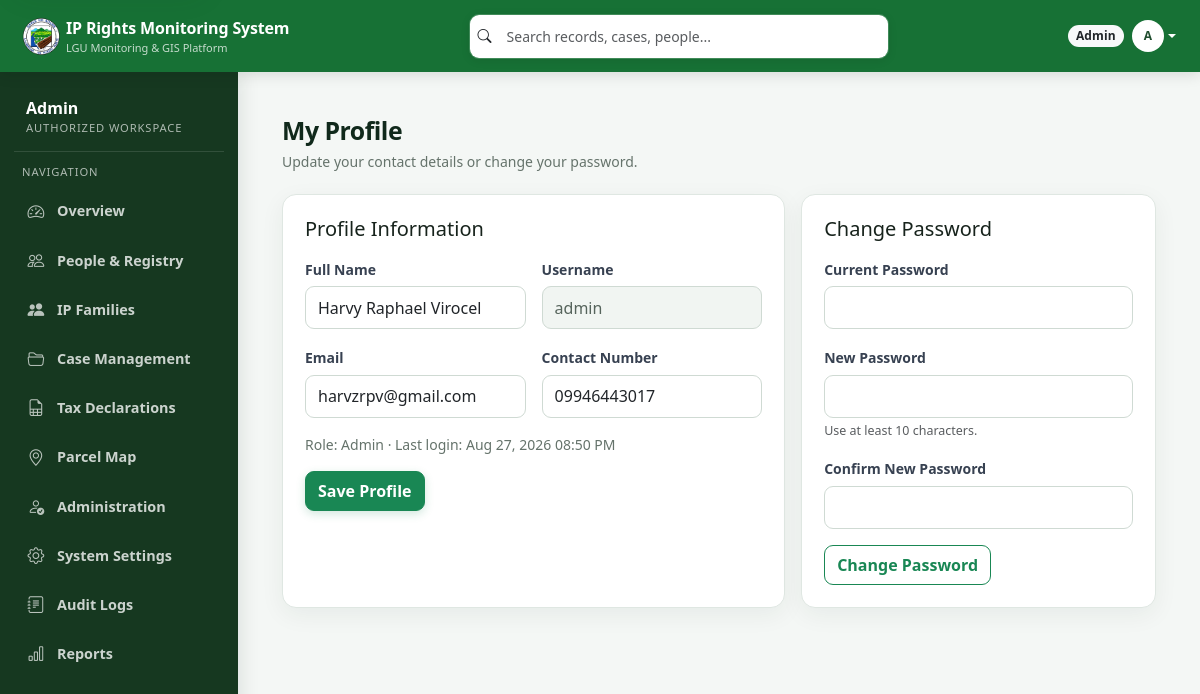
The page /auth/profile.php (signed in) on the database its author committed.
### tables this page shows
CREATE TABLE `users` (
  `id` int(11) NOT NULL,
  `username` varchar(100) NOT NULL,
  `email` varchar(150) DEFAULT NULL,
  `password` varchar(255) NOT NULL,
  `role` enum('admin','tribe_leader','assessor','staff','tribe_rep') NOT NULL,
  `full_name` varchar(150) DEFAULT NULL,
  `contact_number` varchar(30) DEFAULT NULL,
  `status` enum('active','inactive','suspended') DEFAULT 'active',
  `last_login` datetime DEFAULT NULL,
  `created_at` timestamp NOT NULL DEFAULT current_timestamp(),
  `updated_at` timestamp NOT NULL DEFAULT current_timestamp() ON UPDATE current_timestamp()
);

### includes/security.php (called while the page is built, shortened)
<?php
function e($value): string
{
    return htmlspecialchars((string) $value, ENT_QUOTES | ENT_SUBSTITUTE, 'UTF-8');
}

### auth/profile.php (the view, shortened to what this page needs)
<?php
require '../includes/header.php';
require '../includes/db.php';
$userId = (int) $_SESSION['user_id'];
$stmt = $conn->prepare('SELECT username, email, full_name, contact_number, role, last_login FROM users WHERE id = ?');
$stmt->bind_param('i', $userId);
$stmt->execute();
$user = $stmt->get_result()->fetch_assoc();
?>
<main class="main-no-right">
    <div class="page-heading">
        <div><h4>My Profile</h4><p>Update your contact details or change your password.</p></div>
    </div>
    <div class="row g-3">
        <section class="col-lg-7">
            <form class="card-box h-100" method="post" action="../processes/account_update.php">
                <h5 class="mb-3">Profile Information</h5>
                <div class="row g-3">
                    <div class="col-md-6"><label class="form-label" for="profileName">Full Name</label><input id="profileName" class="form-control" name="full_name" value="<?= e($user['full_name']) ?>" maxlength="150" required></div>
                    <div class="col-md-6"><label class="form-label" for="profileUsername">Username</label><input id="profileUsername" class="form-control" value="<?= e($user['username']) ?>" readonly></div>
                    <div class="col-md-6"><label class="form-label" for="profileEmail">Email</label><input id="profileEmail" type="email" class="form-control" name="email" value="<?= e($user['email']) ?>" maxlength="150" required></div>
                    <div class="col-md-6"><label class="form-label" for="profileContact">Contact Number</label><input id="profileContact" class="form-control" name="contact_number" value="<?= e($user['contact_number']) ?>" maxlength="30"></div>
                    <div class="col-12 small text-muted">Role: <?= e(ucwords(str_replace('_', ' ', $user['role']))) ?><?php if ($user['last_login']): ?> · Last login: <?= e(date('M d, Y h:i A', strtotime($user['last_login']))) ?><?php endif; ?></div>
                </div>
                <button class="btn btn-success mt-3" name="update_profile" value="1">Save Profile</button>
            </form>
        </section>
        <section class="col-lg-5">
            <form class="card-box h-100" method="post" action="../processes/account_update.php">
                <h5 class="mb-3">Change Password</h5>
                <label class="form-label" for="currentPassword">Current Password</label><input id="currentPassword" type="password" class="form-control mb-3" name="current_password" autocomplete="current-password" required>
                <label class="form-label" for="newPassword">New Password</label><input id="newPassword" type="password" class="form-control" name="new_password" minlength="10" autocomplete="new-password" required aria-describedby="passwordHelp">
                <div id="passwordHelp" class="form-text mb-3">Use at least 10 characters.</div>
                <label class="form-label" for="confirmPassword">Confirm New Password</label><input id="confirmPassword" type="password" class="form-control" name="confirm_password" minlength="10" autocomplete="new-password" required>
                <button class="btn btn-outline-success mt-3" name="change_password" value="1">Change Password</button>
            </form>
        </section>
    </div>
</main>
<?php require '../includes/footer.php'; ?>

### assets/css/app.css (style rules this page uses)
:root { --app-canvas: #f4f7f5; --app-surface: #fff; --app-line: #dfe7e2; --app-ink: #17231c; --app-muted: #65736b; --app-radius: 14px; --app-shadow: 0 7px 24px rgba(17, 57, 35, .06); }
body { font-family: "Segoe UI", system-ui, -apple-system, sans-serif; background: var(--app-canvas) !important; color: var(--app-ink) !important; }
.main, .main-no-right { max-width: 1600px; padding: 28px !important; }
.main-no-right { margin-left: 0 !important; margin-right: 0 !important; }
.card-box { border-color: var(--app-line) !important; border-radius: var(--app-radius) !important; box-shadow: var(--app-shadow) !important; padding: 22px !important; }
.page-heading { margin-bottom: 1.4rem !important; }
.page-heading h4, .main h4, .main-no-right h4 { color: #10291b !important; font-weight: 760 !important; letter-spacing: -.02em; }
.page-heading p, .text-muted { color: var(--app-muted) !important; }
.form-control, .form-select { min-height: 43px !important; border-color: #cfdad3 !important; border-radius: 9px !important; background-color: #fff; }
.btn { border-radius: 9px; font-weight: 650; }
.btn-success { box-shadow: 0 3px 10px color-mix(in srgb, var(--theme-accent) 20%, transparent); }
:root { --app-shadow-raised:0 12px 32px rgba(17,57,35,.10);--app-space-1:.25rem;--app-space-2:.5rem;--app-space-3:.75rem;--app-space-4:1rem;--app-space-5:1.5rem;--app-space-6:2rem }
html { scroll-behavior:smooth }
.main,.main-no-right { width:100%;max-width:1560px;margin-right:auto!important }
.page-heading { display:flex;align-items:flex-start;justify-content:space-between;gap:1rem;margin-bottom:1.4rem!important }
.page-heading h4 { font-size:1.55rem }
.page-heading h4,.workspace-header h1 { color:#10291b!important;font-weight:760!important;letter-spacing:-.02em }
.page-heading p { margin:.3rem 0 0;color:var(--app-muted) }
.btn { min-height:40px;display:inline-flex;align-items:center;justify-content:center;gap:.35rem }
.form-text,.invalid-feedback,.valid-feedback { font-size:.78rem }
.form-control:disabled,.form-select:disabled,.form-control[readonly] { background:#f1f5f2;color:#56645c }

### rows shown on the page
users: full_name "Harvy Raphael Virocel", username "admin", email "harvzrpv@gmail.com", contact_number "09946443017", role "Admin", last_login "Aug 27, 2026 08:50 PM"

### other values the page prints
$_SESSION['role'] "Admin"
substr($_SESSION['username'] ?? 'U', 0, 1) "A"
str_replace('_', ' ', $role) "Admin"
$label "Overview"
$label "People & Registry"
$label "IP Families"
$label "Case Management"
$label "Tax Declarations"
$label "Parcel Map"
$label "Administration"
$label "System Settings"
$label "Audit Logs"
$label "Reports"
